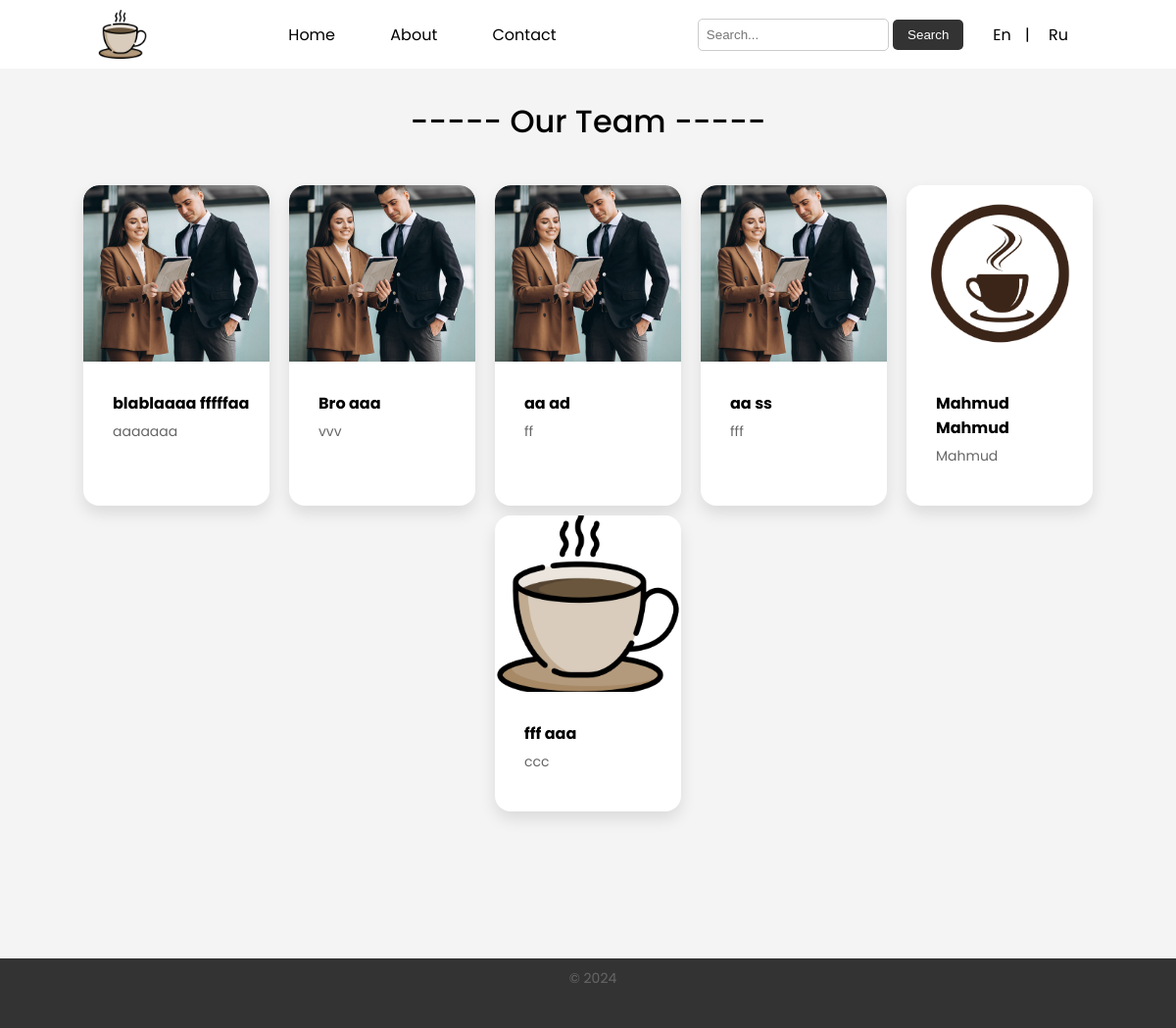
Page /index.html on the earlier database version.
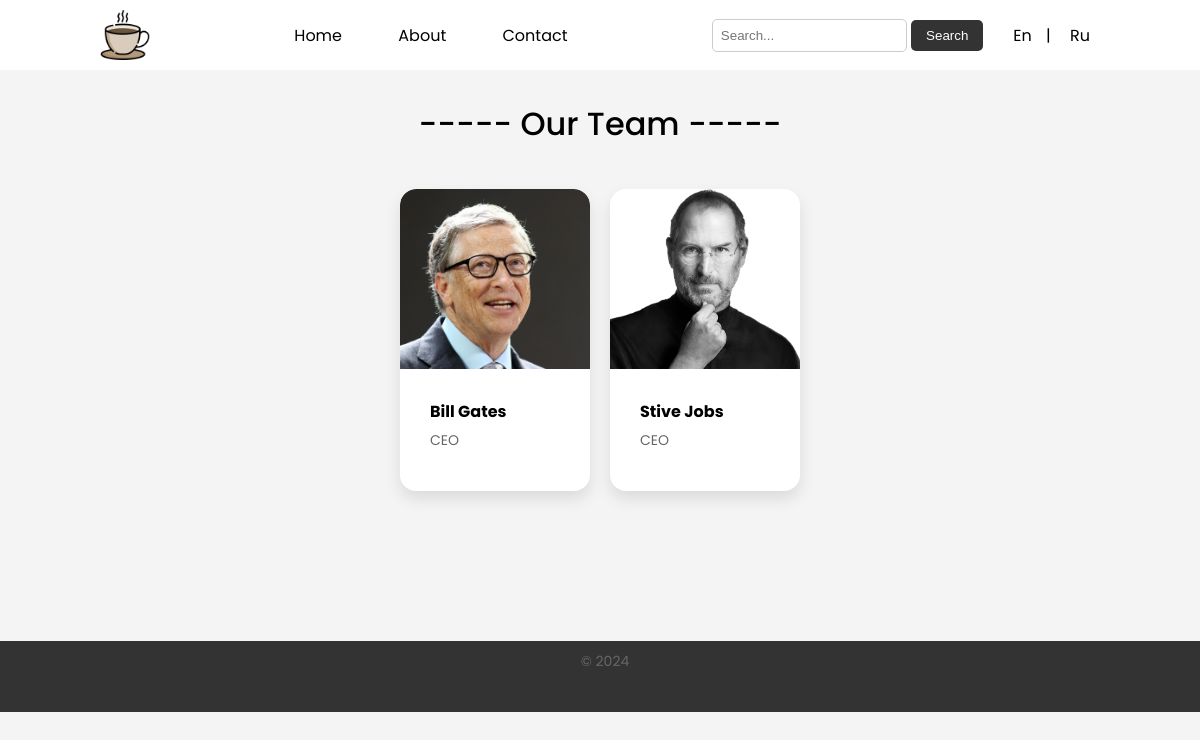
Same page on the later database version.
### company/models.py (models this page shows)
class Member(models.Model):
    image = models.ImageField(upload_to="images/", default="about.jpg")
    firstname = models.CharField(max_length=100)
    lastname = models.CharField(max_length=100)
    position = models.CharField(max_length=100)

### company/views.py (the view)
# urls.py: path("index.html", views.index, name="index"),
def index(request):
    mem = Member.objects.all()
    return render(request, "index.html", {"mem": mem})

### company/templates/index.html (shortened to what this page needs)
{% load static %}
<!DOCTYPE html>
<html lang="en">
<head>
  <link rel="stylesheet" type="text/css" href="{% static 'styles.css' %}">
</head>
<body>
  <nav>
    <img src="media/images/coffee.png" alt="Logo" class="logo">
    <ul class="menu">
      <li><a href="index.html">Home</a></li>
      <li><a href="about.html">About</a></li>
      <li><a href="contact.html">Contact</a></li>
    </ul>
    <div class="right-menu">
      <form class="search-form">
        <input type="text" placeholder="Search...">
        <button type="submit">Search</button>
      </form>
      <div class="language-selector">
        <a href="#">En</a> | <a href="#">Ru</a>
      </div>
    </div>
  </nav>
  <h1>----- Our Team -----</h1>
  <section class="section">
    {% for x in mem %}
    <div class="card">
      <img class="img" src="{{ x.image.url }}" alt="{{ x.firstname }} {{ x.lastname }}">
      <div class="card-content">
        <h3>{{ x.firstname }} {{ x.lastname }}</h3>
        <p>{{ x.position }}</p>
      </div>
    </div>
    {% endfor %}
  </section>
  <div class="footer">
    <p>&copy; 2024</p>
  </div>
</body>
</html>

Differences in the rows shown:
removed Member: image (picture), firstname "blablaaaa", lastname "fffffaa", position "aaaaaaa"
removed Member: image (picture), firstname "Bro", lastname "aaa", position "vvv"
removed Member: image (picture), firstname "aa", lastname "ad", position "ff"
removed Member: image (picture), firstname "aa", lastname "ss", position "fff"
removed Member: image (picture), firstname "Mahmud", lastname "Mahmud", position "Mahmud"
removed Member: image (picture), firstname "fff", lastname "aaa", position "ccc"
added Member: image (picture), firstname "Bill", lastname "Gates", position "CEO"
added Member: image (picture), firstname "Stive", lastname "Jobs", position "CEO"
